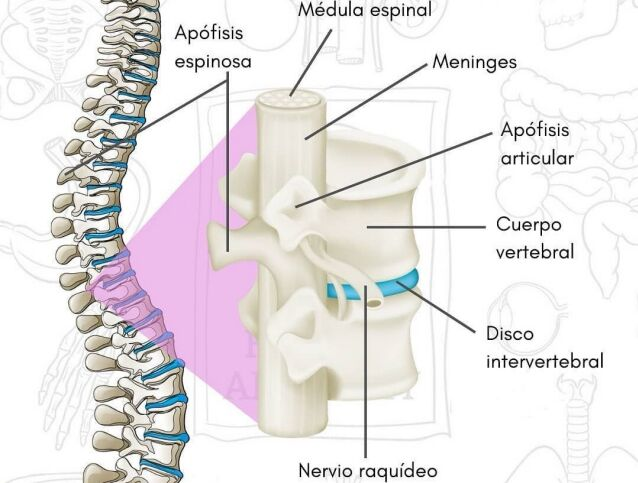
#> input picture fontes/morfologia-1/img-originais/coluna-disco.jpg, 638 x 483 px; its folder holds 8 pictures in this run
$ python traduz_imagens.py
#> lines starting #> are read from the running program, lines starting #| are printed output that depends on the picture
"""Traduz para o português os rótulos que vieram em inglês/espanhol nas figuras.
Lê de img-originais/ e grava em img/. Rodar: python3 fontes/morfologia-1/traduz_imagens.py"""
import os
from PIL import Image, ImageDraw, ImageFont
D=os.path.dirname(os.path.abspath(__file__))
F='/usr/share/fonts/truetype/liberation/LiberationSans-Bold.ttf'
FR='/usr/share/fonts/truetype/liberation/LiberationSans-Regular.ttf'
def load(n,up=1):
#> called with n = 'coluna-disco.jpg', up = 2
    im=Image.open(os.path.join(D,'img-originais',n)).convert('RGB')
#> im is the input picture: PIL image 638x483 RGB; mean R, G, B 233.3, 229.7, 230.3
    if up!=1: im=im.resize((im.width*up,im.height*up),Image.LANCZOS)
#> im: PIL image 1276x966 RGB
    return im
def save(im,n): im.save(os.path.join(D,'img',n),quality=86,optimize=True)
#> called with n = 'coluna-disco.jpg'
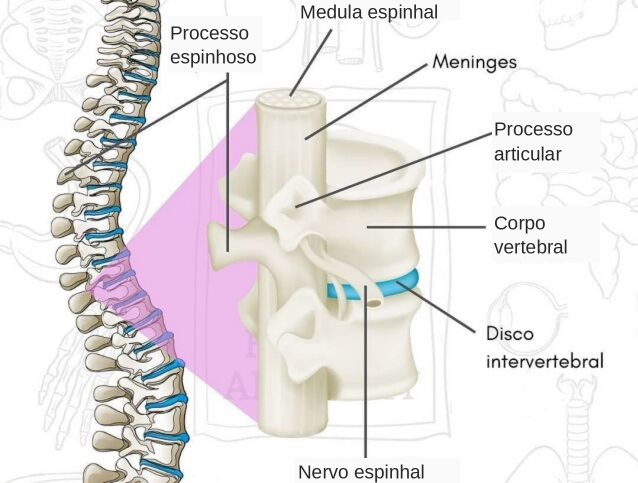
#> saved as coluna-disco.jpg: PIL image 1276x966 RGB (shown at 1/2 size); mean R, G, B 233.3, 229.7, 230.3
#> call 2 of load, with n = 'diploe.jpg', up = 2
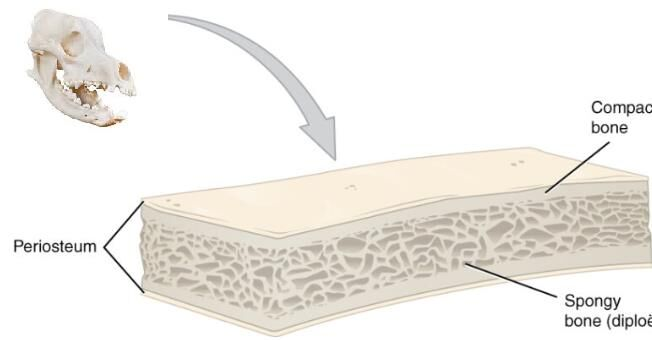
#> input picture fontes/morfologia-1/img-originais/diploe.jpg, 652 x 340 px
#> in load, im is the input picture: PIL image 652x340 RGB; mean R, G, B 240.8, 237.9, 233.3
#> call 2 of save, with n = 'diploe.jpg'
#> in save (call 2), `def save(im,n): im.save(os.path.join(D,'img',n),quality=86,optimize=Tr..`:
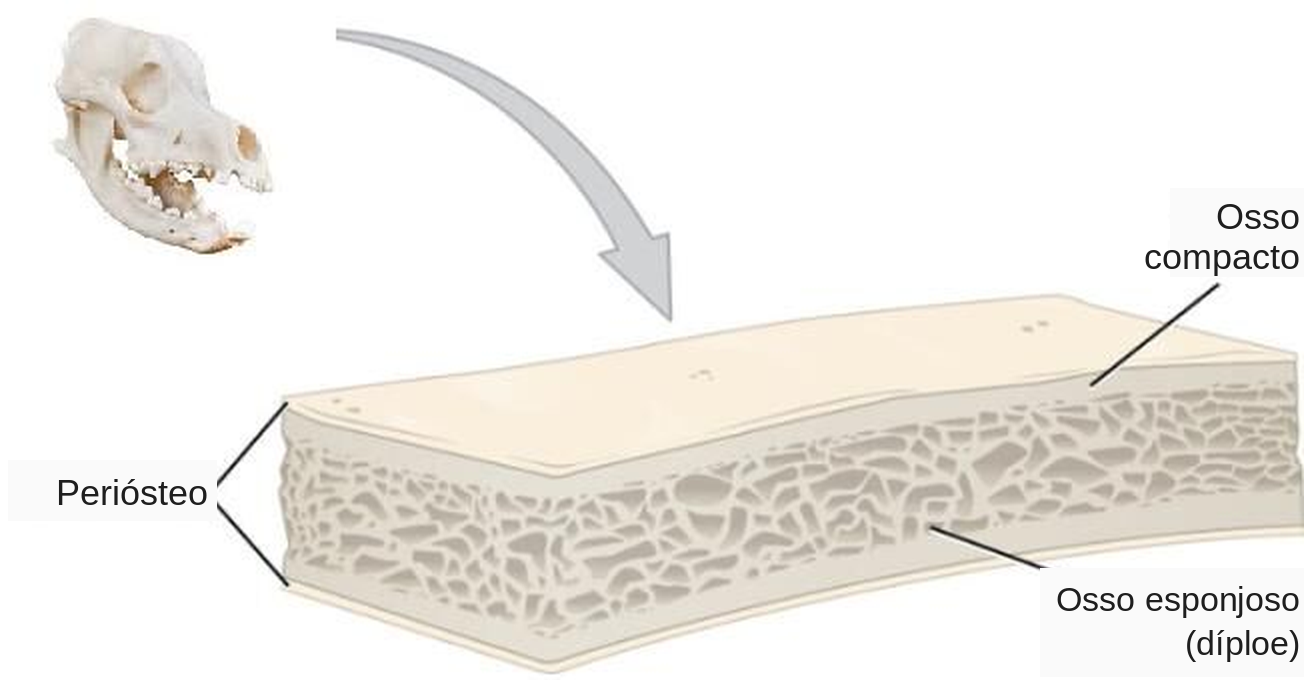
#> saved as diploe.jpg: PIL image 1304x680 RGB; mean R, G, B 240.7, 237.8, 233.1
#> call 3 of load, with n = 'howship.jpg', up = 3
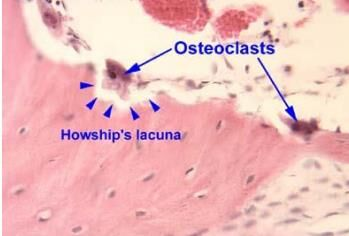
#> input picture fontes/morfologia-1/img-originais/howship.jpg, 349 x 236 px
#> in load, im is the input picture: PIL image 349x236 RGB; mean R, G, B 238, 188, 188.4
def box(d,xy,fill,up=1): d.rectangle([v*up for v in xy],fill=fill)
def txt(d,x,y,s,size,fill,up=1,font=F,anchor='la'):
    d.text((x*up,y*up),s,font=ImageFont.truetype(font,int(size*up)),fill=fill,anchor=anchor)
def pill(d,x,y,s,size,fg,bg,up=1,anchor='la'):
    f=ImageFont.truetype(F,int(size*up)); b=d.textbbox((x*up,y*up),s,font=f,anchor=anchor)
    d.rounded_rectangle([b[0]-5*up,b[1]-3*up,b[2]+5*up,b[3]+3*up],radius=4*up,fill=bg); d.text((x*up,y*up),s,font=f,fill=fg,anchor=anchor)
def yellow_off(n):
    im=load(n); ImageDraw.Draw(im).rectangle([0,0,26,26],fill=(0,0,0)); px=im.load()
    for y in range(min(60,im.height)):
        for x in range(min(60,im.width)):
            r,g,b=px[x,y]
            if r>180 and g>150 and b<110: px[x,y]=(0,0,0)
    save(im,n)

# coluna-disco (espanhol)
im=load('coluna-disco.jpg',2); d=ImageDraw.Draw(im); W=(250,250,250); K=(40,40,40); u=2
box(d,(168,16,262,72),W,u); txt(d,170,22,'Processo',19,K,u,FR); txt(d,170,46,'espinhoso',19,K,u,FR)
box(d,(296,0,460,20),W,u); txt(d,300,1,'Medula espinhal',19,K,u,FR)
box(d,(492,112,600,172),W,u); txt(d,494,118,'Processo',19,K,u,FR); txt(d,494,143,'articular',19,K,u,FR)
box(d,(492,206,600,262),W,u); txt(d,494,212,'Corpo',19,K,u,FR); txt(d,494,236,'vertebral',19,K,u,FR)
box(d,(294,458,460,483),W,u); txt(d,298,461,'Nervo espinhal',19,K,u,FR)
save(im,'coluna-disco.jpg')

# díploe (inglês)
im=load('diploe.jpg',2); d=ImageDraw.Draw(im); u=2; K=(30,30,30)
box(d,(585,94,652,138),W,u); txt(d,650,98,'Osso',18,K,u,FR,'ra'); txt(d,650,118,'compacto',18,K,u,FR,'ra')
box(d,(4,230,108,260),W,u); txt(d,104,236,'Periósteo',18,K,u,FR,'ra')
box(d,(520,284,652,338),W,u); txt(d,650,290,'Osso esponjoso',17,K,u,FR,'ra'); txt(d,650,312,'(díploe)',17,K,u,FR,'ra')
save(im,'diploe.jpg')

# lacuna de Howship (inglês)
im=load('howship.jpg',3); d=ImageDraw.Draw(im); u=3; B=(25,35,140); WW=(255,255,255)
box(d,(168,38,285,60),(247,226,226),u); pill(d,226,49,'Osteoclastos',15,B,WW,u,'mm')
box(d,(55,123,190,145),(232,170,180),u); pill(d,120,134,'Lacuna de Howship',13,B,WW,u,'mm')
save(im,'howship.jpg')
#> call 3 of save, with n = 'howship.jpg'
#> in save (call 3), `def save(im,n): im.save(os.path.join(D,'img',n),quality=86,optimize=Tr..`:
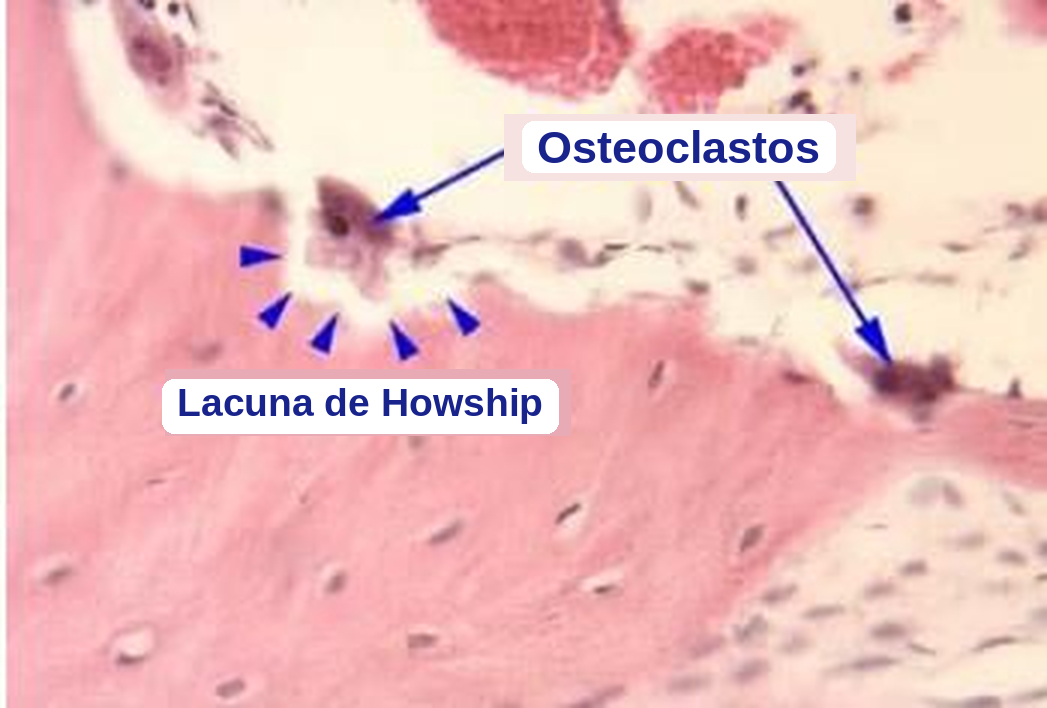
#> saved as howship.jpg: PIL image 1047x708 RGB; mean R, G, B 239, 191.3, 190.5

# osteoide (inglês)
im=load('osteoide-osteoblastos.jpg',3); d=ImageDraw.Draw(im); u=3
#> call 4 of load, with n = 'osteoide-osteoblastos.jpg', up = 3
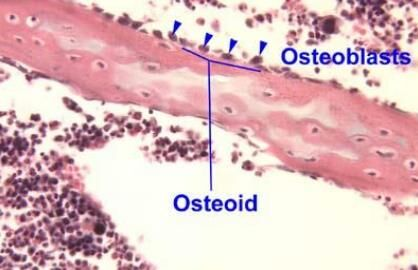
#> input picture fontes/morfologia-1/img-originais/osteoide-osteoblastos.jpg, 418 x 270 px
#> in load, im is the input picture: PIL image 418x270 RGB; mean R, G, B 222, 188.6, 191.2
box(d,(276,42,416,72),(250,246,240),u); pill(d,345,57,'Osteoblastos',17,B,WW,u,'mm')
box(d,(168,186,262,218),(252,248,244),u); pill(d,215,202,'Osteoide',17,B,WW,u,'mm')
save(im,'osteoide-osteoblastos.jpg')
#> call 4 of save, with n = 'osteoide-osteoblastos.jpg'
#> in save (call 4), `def save(im,n): im.save(os.path.join(D,'img',n),quality=86,optimize=Tr..`:
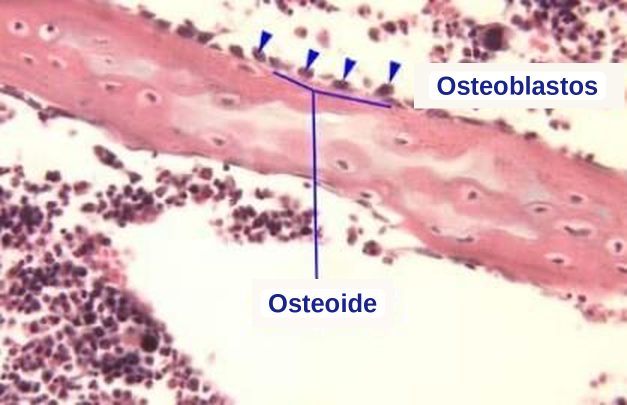
#> saved as osteoide-osteoblastos.jpg: PIL image 1254x810 RGB (shown at 1/2 size); mean R, G, B 224.2, 191.2, 192.7

# intramembranosa: rótulos da lâmina em inglês
#> (the run stopped early here; a loop or call above may not have finished)
